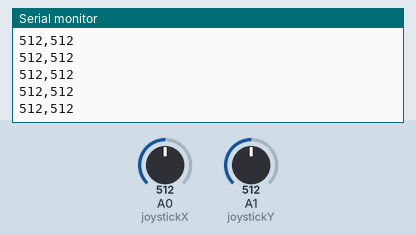
Simulated run of this sketch. Board: Arduino Uno, built with avr-gcc and run on an emulated ATmega328P. On the bench: the last lines printed to the serial monitor. Inputs (shaded band) come from the test bench; at power-on: A0 (joystickX) = 512, A1 (joystickY) = 512.

Above: at 1.2 s.
1.3 s: A0 (joystickX) set to 716
At 1.31 s:
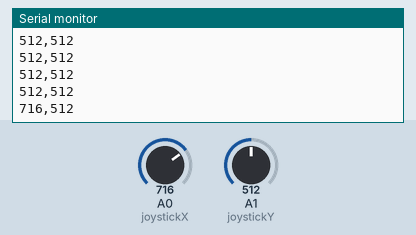
2.8 s: A1 (joystickY) set to 716
At 2.82 s:
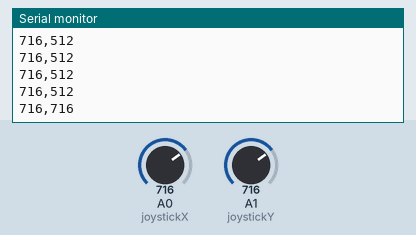
4.3 s: A0 (joystickX) set to 900
At 4.33 s:
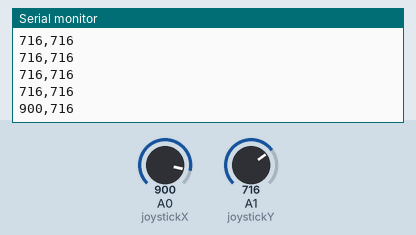
5.8 s: A1 (joystickY) set to 900
At 5.84 s:
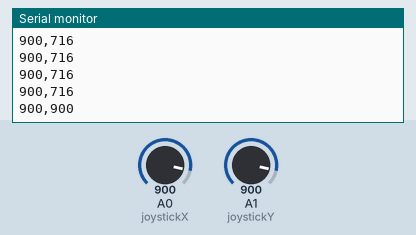
Timing chart, 0 to 8.3 s (numbered marks = the images above; inputs shaded):
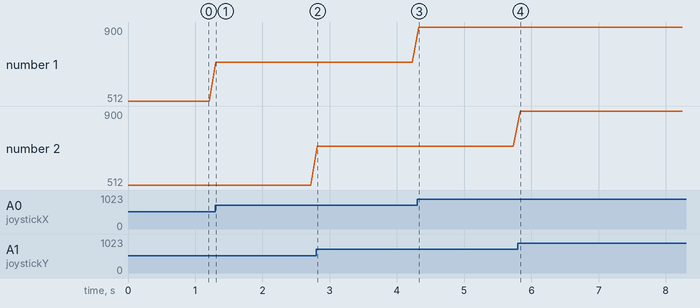

The sketch:

ArduinoMegaJoystick.ino
```cpp
int joystickX = A0;   // Joystick X-axis
int joystickY = A1;   // Joystick Y-axis

void setup() {
  Serial.begin(115200);  // Communication with ESP32
}

void loop() {
  int xVal = analogRead(joystickX);  // Read joystick X-axis
  int yVal = analogRead(joystickY);  // Read joystick Y-axis

  // Send data to ESP32
  Serial.print(xVal);
  Serial.print(",");
  Serial.println(yVal);

  delay(100); // Adjust delay as needed
}
```

Measured:
- after the input at 1.3 s, the serial monitor: prints a new line at once (image 1)
- after the input at 2.8 s, the serial monitor: prints a new line at once (image 2)
- after the input at 4.3 s, the serial monitor: prints a new line at once (image 3)
- after the input at 5.8 s, the serial monitor: prints a new line at once (image 4)
- plotted number 1: 512 → 716 after the input at 1.3 s, 716 → 900 after the input at 4.3 s
